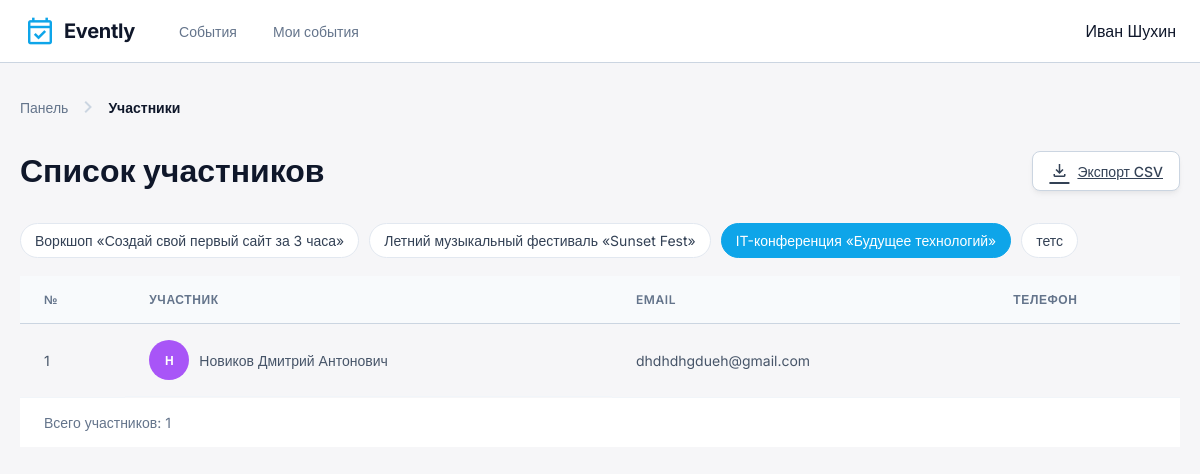
The app's page /list-participants.php?event=26 (signed in) with its own data.
### tables this page shows
CREATE TABLE `event` (
  `id_event` int(11) NOT NULL,
  `photo` varchar(255) NOT NULL,
  `title` varchar(50) NOT NULL,
  `organizer_name` varchar(100) NOT NULL,
  `category` varchar(50) DEFAULT NULL,
  `event_type` varchar(50) DEFAULT NULL,
  `start_date` date DEFAULT NULL,
  `start_time` time DEFAULT NULL,
  `end_time` time DEFAULT NULL,
  `street` varchar(50) NOT NULL,
  `district` varchar(50) NOT NULL,
  `city` varchar(50) NOT NULL,
  `country` varchar(50) NOT NULL,
  `venue_name` varchar(100) NOT NULL,
  `floor` int(11) DEFAULT NULL,
  `entrance` varchar(11) NOT NULL,
  `region` varchar(50) NOT NULL,
  `price` int(11) UNSIGNED NOT NULL,
  `status` enum('moderation','active','rejected') NOT NULL DEFAULT 'moderation',
  `speakers` varchar(255) NOT NULL,
  `described` varchar(512) NOT NULL,
  `id` int(11) NOT NULL,
  `total_seats` int(11) DEFAULT 0,
  `registration_open` tinyint(1) NOT NULL DEFAULT 1
);

CREATE TABLE `participants` (
  `id_participants` int(11) NOT NULL,
  `name` varchar(50) NOT NULL,
  `email` varchar(70) NOT NULL,
  `password` varchar(256) NOT NULL,
  `phone` varchar(15) NOT NULL DEFAULT '',
  `surname` varchar(50) NOT NULL DEFAULT '',
  `role` enum('organizer','participant','admin') NOT NULL,
  `created_at` timestamp(6) NOT NULL DEFAULT current_timestamp(6)
);

### helpers.php (called while the page is built, shortened)
<?php
if (!function_exists('e')) {
    function e($value): string {
        return htmlspecialchars((string)($value ?? ''), ENT_QUOTES, 'UTF-8');
    }
}

### list-participants.php (the view, shortened to what this page needs)
<?php
require __DIR__ . '/bd.php';
require __DIR__ . '/helpers.php';
$role = $_SESSION['user_role'] ?? '';
$uid = (int) $_SESSION['user_id'];
$eventId = (int) ($_GET['event'] ?? $_GET['id'] ?? 0);
function eventOwnedOrAdmin(PDO $pdo, int $eventId, int $uid, string $role): ?array {
    $stmt = $pdo->prepare("SELECT id_event, title, id AS organizer_id FROM event WHERE id_event = :e");
    $stmt->execute(['e' => $eventId]);
    $ev = $stmt->fetch(PDO::FETCH_ASSOC);
    return ((int)$ev['organizer_id'] === $uid) ? $ev : null;
}
function fetchParticipants(PDO $pdo, int $eventId): array {
    $sql = "SELECT DISTINCT p.id_participants, p.name, p.surname, p.email, p.phone
            FROM reservation r
            JOIN participants p ON p.id_participants = r.id_participants
            WHERE r.id_event = :e
            ORDER BY p.name";
    $stmt = $pdo->prepare($sql);
    $stmt->execute(['e' => $eventId]);
    return $stmt->fetchAll(PDO::FETCH_ASSOC);
}
if ($role === 'admin') {
    $evStmt = $pdo->query("SELECT id_event, title FROM event ORDER BY start_date DESC");
    $myEvents = $evStmt->fetchAll(PDO::FETCH_ASSOC);
} else {
    $evStmt = $pdo->prepare("SELECT id_event, title FROM event WHERE id = :uid ORDER BY start_date DESC");
    $evStmt->execute(['uid' => $uid]);
    $myEvents = $evStmt->fetchAll(PDO::FETCH_ASSOC);
}
$currentEvent = null;
$participants = [];
if ($eventId) {
    $currentEvent = eventOwnedOrAdmin($pdo, $eventId, $uid, $role);
    if ($currentEvent) {
        $participants = fetchParticipants($pdo, $eventId);
    }
}
$colors = ['bg-indigo', 'bg-purple', 'bg-sky', 'bg-teal'];
?>
<!DOCTYPE html>
<html lang="ru">
<head>
    <link rel="stylesheet" href="list-participants.css">
    <link rel="stylesheet" href="ui-polish.css">
</head>
<body>
    <header class="header">
        <div class="header__left">
            <a href="Evently-hub.php" class="logo">
                <span class="logo__icon material-symbols-outlined">event_available</span>
                <span class="logo__text">Evently</span>
            </a>
            <nav class="nav">
                <a href="event-search.php" class="nav__link">События</a>
                <?php if ($role === 'organizer'): ?><a href="my-event.php" class="nav__link">Мои события</a><?php endif; ?>
            </nav>
        </div>
        <div class="header__right">
            <div class="teg-name"><?= e($_SESSION['name'] ?? 'Пользователь') ?></div>
        </div>
    </header>
    <main class="main-content">
        <div class="breadcrumbs">
            <a href="<?= $role === 'admin' ? 'admin-page.php' : 'my-event.php' ?>">Панель</a>
            <span class="separator material-symbols-outlined">chevron_right</span>
            <span class="current">Участники</span>
        </div>
        <div class="page-header">
            <h1 class="page-title">Список участников</h1>
            <?php if ($currentEvent): ?>
            <div class="page-actions">
                <a href="list-participants.php?event=<?= (int)$currentEvent['id_event'] ?>&export=1" class="btn-outline download-btn">
                    <span class="material-symbols-outlined icon-download">download</span> Экспорт CSV
                </a>
            </div>
            <?php endif; ?>
        </div>
        <div class="event-picker">
            <?php if (empty($myEvents)): ?>
                <span class="empty-note">У вас пока нет событий.</span>
            <?php else: foreach ($myEvents as $ev): ?>
                <a class="event-chip <?= ($currentEvent && (int)$ev['id_event'] === (int)$currentEvent['id_event']) ? 'current' : '' ?>"
                   href="list-participants.php?event=<?= (int)$ev['id_event'] ?>"><?= e($ev['title']) ?></a>
            <?php endforeach; endif; ?>
        </div>
        <?php if ($eventId && !$currentEvent): ?>
            <div class="empty-note">Событие не найдено или у вас нет к нему доступа.</div>
        <?php elseif ($currentEvent): ?>
            <table class="data-table">
                <thead>
                    <tr><th>№</th><th>Участник</th><th>Email</th><th>Телефон</th></tr>
                </thead>
                <tbody>
                    <?php if (empty($participants)): ?>
                        <tr><td colspan="4" class="empty-note">На это событие пока никто не зарегистрировался.</td></tr>
                    <?php else: $i = 1; foreach ($participants as $p): $fio = trim($p['name'] . ' ' . $p['surname']); ?>
                        <tr>
                            <td><?= $i ?></td>
                            <td style="display:flex;align-items:center;gap:10px">
                                <span class="avatar-text <?= $colors[$i % count($colors)] ?>"><?= e(mb_strtoupper(mb_substr($p['name'], 0, 1))) ?></span>
                                <?= e($fio) ?>
                            </td>
                            <td><?= e($p['email']) ?></td>
                            <td><?= e($p['phone']) ?></td>
                        </tr>
                    <?php $i++; endforeach; endif; ?>
                </tbody>
            </table>
            <div class="pagination-wrapper">
                <span class="pagination-info">Всего участников: <?= count($participants) ?></span>
            </div>
        <?php else: ?>
            <div class="empty-note">Выберите событие, чтобы увидеть список участников.</div>
        <?php endif; ?>
    </main>
</body>
</html>

### list-participants.css (style rules this page uses)
:root { --primary-color: #0ea5e9; --primary-hover: #0284c7; --primary-dark: #075985; --bg-white: #ffffff; --bg-light: #f6f6f8; --text-main: #0f172a; --text-muted: #64748b; --border-color: #cbd5e1; --transition: all 0.2s ease-in-out; --success-bg: #f0fdf4; --success-text: #15803d; --success-border: #bbf7d0; --warning-bg: #fefce8; --warning-text: #854d0e; --warning-border: #fef08a; --danger-bg: #fef2f2; --danger-text: #b91c1c; --danger-border: #fecaca; --shadow-soft: 0 4px 6px -1px rgba(0, 0, 0, 0.05), 0 2px 4px -1px rgba(0, 0, 0, 0.03); --shadow-card: 0 10px 15px -3px rgba(0, 0, 0, 0.05), 0 4px 6px -2px rgba(0, 0, 0, 0.025); }
* { margin: 0; padding: 0; box-sizing: border-box; }
body { font-family: 'Inter', sans-serif; background-color: var(--bg-light); color: var(--text-main); min-height: 100vh; display: flex; flex-direction: column; }
.header { background-color: var(--bg-white); border-bottom: 1px solid var(--border-color); position: sticky; top: 0; z-index: 50; padding: 15px 40px; display: flex; justify-content: space-between; align-items: center; width: 100%; }
.header__left, .header__right { display: flex; align-items: center; gap: 24px; }
.logo { display: flex; align-items: center; gap: 8px; text-decoration: none; color: var(--text-main); }
.logo__icon { color: var(--primary-color); font-size: 32px; }
.logo__text { font-size: 20px; font-weight: 700; letter-spacing: -0.015em; }
.nav { display: flex; gap: 36px; margin-left: 20px; }
.nav__link, .btn-login { text-decoration: none; color: var(--text-muted); font-size: 14px; font-weight: 500; transition: color 0.3s; }
.main-content { flex: 1; width: 100%; max-width: 1200px; margin: 0 auto; padding: 32px 20px; }
.breadcrumbs { display: flex; flex-wrap: wrap; align-items: center; gap: 8px; font-size: 14px; margin-bottom: 32px; }
.breadcrumbs a { color: var(--text-muted); text-decoration: none; font-weight: 500; transition: var(--transition); }
.breadcrumbs .separator { color: #cbd5e1; }
.breadcrumbs .current { color: var(--text-main); font-weight: 600; }
.page-header { display: flex; justify-content: space-between; align-items: flex-start; gap: 16px; margin-bottom: 32px; }
.page-actions { display: flex; gap: 12px; }
.btn-outline { display: flex; align-items: center; gap: 8px; height: 40px; padding: 0 16px; background: var(--bg-white); border: 1px solid var(--border-color); border-radius: 8px; font-size: 14px; font-weight: 500; color: #334155; cursor: pointer; transition: var(--transition); box-shadow: var(--shadow-soft); }
.btn-outline span { font-size: 20px; }
.data-table { width: 100%; border-collapse: collapse; text-align: left; min-width: 800px; }
.data-table th { background: #f8fafc; padding: 16px 24px; font-size: 12px; font-weight: 600; color: var(--text-muted); text-transform: uppercase; letter-spacing: 0.05em; border-bottom: 1px solid var(--border-color); }
.data-table td { padding: 16px 24px; font-size: 14px; color: #475569; border-bottom: 1px solid #f1f5f9; vertical-align: middle; }
.data-table tbody tr { transition: background-color 0.2s; }
.avatar-text { width: 32px; height: 32px; border-radius: 50%; display: flex; align-items: center; justify-content: center; font-size: 12px; font-weight: 700; }
.bg-purple { background: #f3e8ff; color: #9333ea; }
.pagination-wrapper { display: flex; justify-content: space-between; align-items: center; padding: 16px 24px; background: var(--bg-white); flex-wrap: wrap; gap: 16px; }
.pagination-info { font-size: 14px; color: var(--text-muted); }
@media (max-width: 1440px) { .header { padding: 15px 30px; } }
@media (max-width: 1280px) { .header { padding: 15px 24px; } }

### ui-polish.css (style rules this page uses)
:root { --ev-ring: #0ea5e9; --ev-ease: 200ms cubic-bezier(.4, 0, .2, 1); }
button, [role="button"], .btn, .btn-primary, .btn-outline, .btn-register, .btn-more, .btn-submit, .submit-btn, .btn-search, .btn-login, .view-all, label.role-card { cursor: pointer; transition: transform var(--ev-ease), box-shadow var(--ev-ease), background-color var(--ev-ease), color var(--ev-ease), border-color var(--ev-ease); }
.nav__link, .top-nav a, .footer__links a, .footer-links a { transition: color var(--ev-ease), opacity var(--ev-ease); }

### records on screen
event: title "Воркшоп «Создай свой первый сайт за 3 часа»"
event: title "Летний музыкальный фестиваль «Sunset Fest»"
event: title "IT-конференция «Будущее технологий»"
event: title "тетс"
participants: name "Н", name "Новиков Дмитрий Антонович", email "dhdhdhgdueh@gmail.com"

### other values on screen
$_SESSION['name'] "Иван Шухин"
count($participants) "1"
